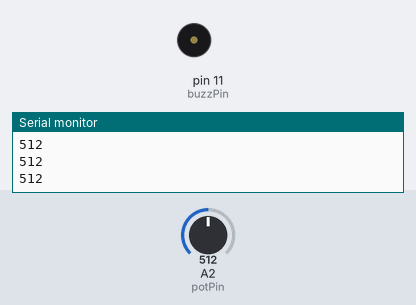
Recording of a sketch running on a simulated Arduino Uno, built with avr-gcc and run on an emulated ATmega328P. Parts: buzzer (waves = sounding, pin HIGH), the last lines printed to the serial monitor. The test bench sets the inputs (shaded band); at power-on: A2 (potPin) = 512.

Above: at 1.2 s.
1.3 s: A2 (potPin) set to 994
2.8 s: A2 (potPin) set to 1016
At 3.1 s:
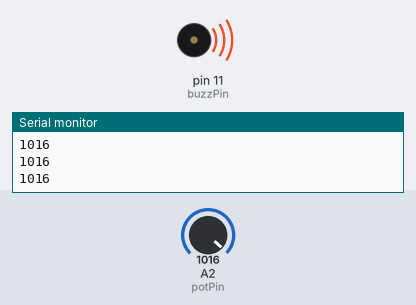
4.3 s: A2 (potPin) set to 990
At 5.3 s:
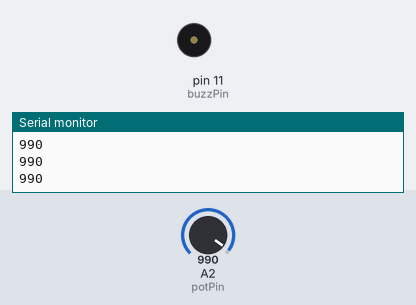
5.8 s: A2 (potPin) set to 1010
At 6.6 s:
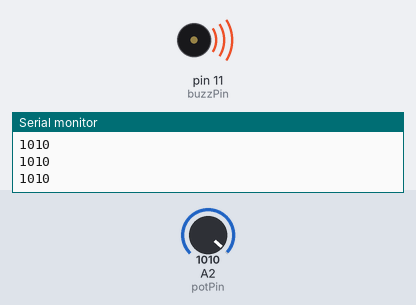
Timing chart, 0 to 8.3 s (numbered marks = the images above; inputs shaded):
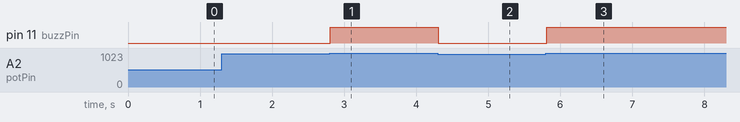

The sketch:

ActiveBuzzerWithPotentiometer.ino
```cpp
// Pins
int buzzPin = 11;
int potPin = A2;

// Hardcoded values
int dt = 2000;
String msg = "Please Input Your Number";

// Read values
int potVal;
int myNum;

void setup() {
  Serial.begin(9600);
  pinMode(buzzPin, OUTPUT);
  pinMode(potPin, INPUT);
}

void loop() {
  // Ask
  // Serial.println(msg);
  // Wait
  // while (Serial.available() == 0){}
  // Read
  // myNum = Serial.parseInt();

  potVal = analogRead(potPin);
  Serial.println(potVal);
  if (potVal > 1000) {
    digitalWrite(buzzPin, HIGH);
  } else {
    digitalWrite(buzzPin, LOW);
  }
}
```

Measured:
- the behaviour switches between 1000 and 1001 on A2 (potPin) (found by bisection; images 0 and 1)
- after the input at 2.8 s, pin 11 (buzzPin): LOW → HIGH at once
- after the input at 4.3 s, pin 11 (buzzPin): HIGH → LOW at once
- after the input at 5.8 s, pin 11 (buzzPin): LOW → HIGH at once
